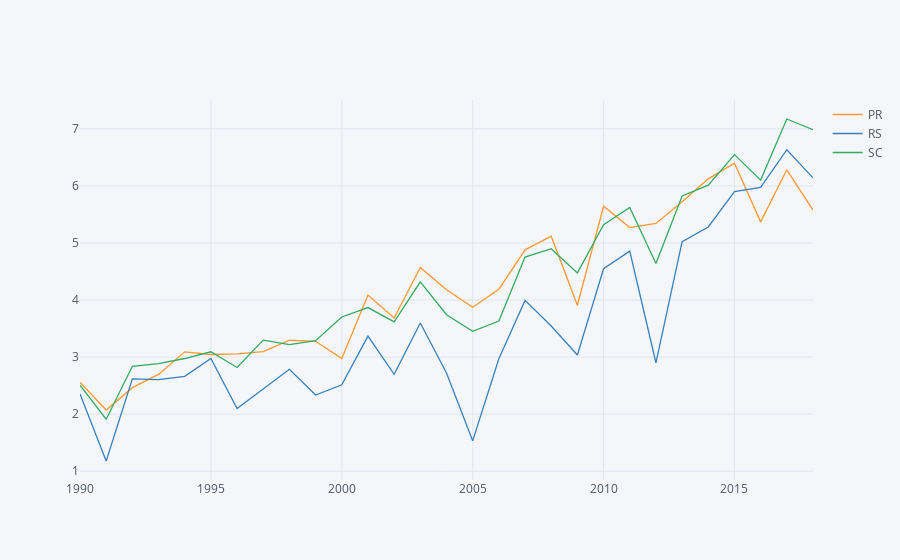

Notebook code for this chart:
### Code cell
df1.iplot()

### Figure 1 — Plotly figure (JSON) as saved in the notebook; plotly's stock layout.template omitted (floating-point values rounded to 4 significant figures)
{"data": [{"line": {"color": "rgba(255, 153, 51, 1.0)", "dash": "solid", "shape": "linear", "width": 1.3}, "mode": "lines", "name": "PR", "text": "", "type": "scatter", "x": [1990, 1991, 1992, 1993, 1994, 1995, 1996, 1997, 1998, 1999, 2000, 2001, 2002, 2003, 2004, 2005, 2006, 2007, 2008, 2009, 2010, 2011, 2012, 2013, 2014, 2015, 2016, 2017, 2018], "y": [2.558, 2.073, 2.464, 2.697, 3.092, 3.045, 3.055, 3.096, 3.295, 3.276, 2.975, 4.086, 3.684, 4.571, 4.18, 3.872, 4.188, 4.88, 5.118, 3.909, 5.644, 5.27, 5.343, 5.722, 6.124, 6.396, 5.369, 6.282, 5.577]}, {"line": {"color": "rgba(55, 128, 191, 1.0)", "dash": "solid", "shape": "linear", "width": 1.3}, "mode": "lines", "name": "RS", "text": "", "type": "scatter", "x": [1990, 1991, 1992, 1993, 1994, 1995, 1996, 1997, 1998, 1999, 2000, 2001, 2002, 2003, 2004, 2005, 2006, 2007, 2008, 2009, 2010, 2011, 2012, 2013, 2014, 2015, 2016, 2017, 2018], "y": [2.354, 1.179, 2.618, 2.604, 2.662, 2.977, 2.097, 2.441, 2.786, 2.335, 2.514, 3.368, 2.698, 3.598, 2.722, 1.532, 2.971, 3.994, 3.544, 3.036, 4.548, 4.857, 2.9, 5.022, 5.28, 5.9, 5.974, 6.634, 6.141]}, {"line": {"color": "rgba(50, 171, 96, 1.0)", "dash": "solid", "shape": "linear", "width": 1.3}, "mode": "lines", "name": "SC", "text": "", "type": "scatter", "x": [1990, 1991, 1992, 1993, 1994, 1995, 1996, 1997, 1998, 1999, 2000, 2001, 2002, 2003, 2004, 2005, 2006, 2007, 2008, 2009, 2010, 2011, 2012, 2013, 2014, 2015, 2016, 2017, 2018], "y": [2.507, 1.911, 2.838, 2.887, 2.975, 3.092, 2.818, 3.298, 3.22, 3.287, 3.702, 3.868, 3.617, 4.317, 3.743, 3.453, 3.631, 4.753, 4.899, 4.475, 5.32, 5.623, 4.639, 5.824, 6.013, 6.548, 6.101, 7.173, 6.985]}], "layout": {"legend": {"bgcolor": "#F5F6F9", "font": {"color": "#4D5663"}}, "paper_bgcolor": "#F5F6F9", "plot_bgcolor": "#F5F6F9", "title": {"font": {"color": "#4D5663"}}, "xaxis": {"gridcolor": "#E1E5ED", "showgrid": true, "tickfont": {"color": "#4D5663"}, "title": {"font": {"color": "#4D5663"}, "text": ""}, "zerolinecolor": "#E1E5ED"}, "yaxis": {"gridcolor": "#E1E5ED", "showgrid": true, "tickfont": {"color": "#4D5663"}, "title": {"font": {"color": "#4D5663"}, "text": ""}, "zerolinecolor": "#E1E5ED"}}}
